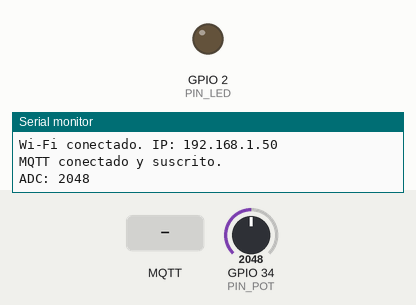
This sketch was run on a simulated ESP32. On the bench: output pins drawn as LEDs (lit = HIGH), the last lines printed to the serial monitor. Inputs (shaded band) come from the test bench; at power-on: GPIO 34 (PIN_POT) = 2048 (analog values on the 0–4095 scale). WiFi joins after 1.5 s; servers stay silent unless stated; no MQTT or app messages arrive unless stated.

Above: at 2.3 s.
2.4 s: MQTT message "1" arrives on the first subscribed topic
At 2.8 s:
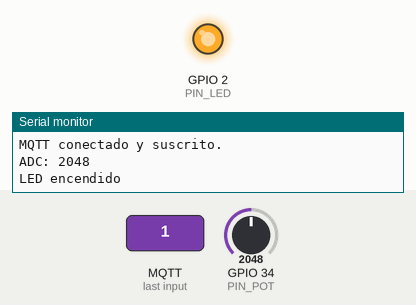
3.9 s: MQTT message "0" arrives on the first subscribed topic
At 5.1 s:
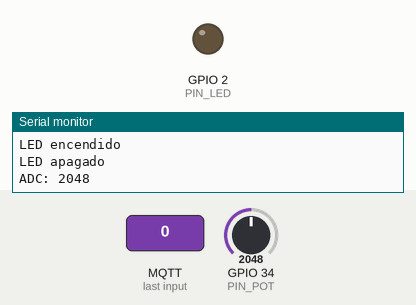
Timing chart, 0 to 6.9 s (numbered marks = the images above; inputs shaded):
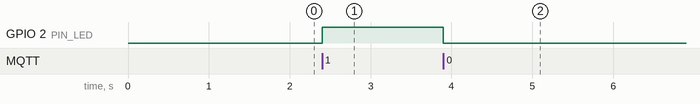

Measured:
- after the input at 2.4 s, GPIO 2 (PIN_LED): LOW → HIGH at once
- after the input at 3.9 s, GPIO 2 (PIN_LED): HIGH → LOW at once

The sketch:

CareYours_MQTT.ino
```cpp
#include <WiFi.h>
#include <PubSubClient.h>
#include "wifi_config.h"

constexpr char MQTT_HOST[] = "broker.hivemq.com";
constexpr uint16_t MQTT_PORT = 1883;
constexpr char TOPIC_POT[] = "instrumentacion/grupo1/potenciometro";
constexpr char TOPIC_LED[] = "instrumentacion/grupo1/control";
constexpr int PIN_LED = 2;
constexpr int PIN_POT = 34;

WiFiClient tcp;
PubSubClient mqtt(tcp);
uint32_t lastRetry = 0;
uint32_t lastPublish = 0;
bool tried = false;
bool wifiWasConnected = false;

void onMessage(char* topic, byte* payload, unsigned int length) {
  if (strcmp(topic, TOPIC_LED) != 0 || length != 1) return;
  if (payload[0] != '0' && payload[0] != '1') return;
  digitalWrite(PIN_LED, payload[0] == '1' ? HIGH : LOW);
  Serial.println(payload[0] == '1' ? "LED encendido" : "LED apagado");
}

void setup() {
  Serial.begin(115200);
  pinMode(PIN_LED, OUTPUT);
  digitalWrite(PIN_LED, LOW);
  analogReadResolution(12);
  WiFi.mode(WIFI_STA);
  WiFi.setAutoReconnect(true);
  WiFi.begin(WIFI_SSID, WIFI_PASSWORD);
  mqtt.setServer(MQTT_HOST, MQTT_PORT);
  mqtt.setCallback(onMessage);
  mqtt.setSocketTimeout(3);
  Serial.println("Conectando al Wi-Fi...");
}

void loop() {
  const uint32_t now = millis();
  if (WiFi.status() != WL_CONNECTED) {
    if (wifiWasConnected) {
      tcp.stop();
      Serial.println("Wi-Fi desconectado, esperando reconexion...");
      wifiWasConnected = false;
      tried = false;
    }
    delay(20);
    return;
  }
  if (!wifiWasConnected) {
    wifiWasConnected = true;
    Serial.print("Wi-Fi conectado. IP: ");
    Serial.println(WiFi.localIP());
  }
  if (!mqtt.connected()) {
    if (tried && now - lastRetry < 5000) {
      delay(20);
      return;
    }
    tried = true;
    lastRetry = now;
    const String id = "careyours-" + WiFi.macAddress();
    if (!mqtt.connect(id.c_str())) {
      Serial.printf("MQTT fallo, rc=%d. Reintento en 5 s.\n", mqtt.state());
      return;
    }
    if (!mqtt.subscribe(TOPIC_LED)) {
      Serial.println("Fallo al suscribirse al control.");
      mqtt.disconnect();
      return;
    }
    Serial.println("MQTT conectado y suscrito.");
  }
  if (mqtt.loop() && now - lastPublish >= 2000) {
    lastPublish = now;
    char value[8];
    snprintf(value, sizeof(value), "%d", analogRead(PIN_POT));
    if (mqtt.publish(TOPIC_POT, value)) Serial.printf("ADC: %s\n", value);
  }
}
```

wifi_config.h
```cpp
#pragma once
constexpr char WIFI_SSID[] = "Buddy";
constexpr char WIFI_PASSWORD[] = "30315144";
```
